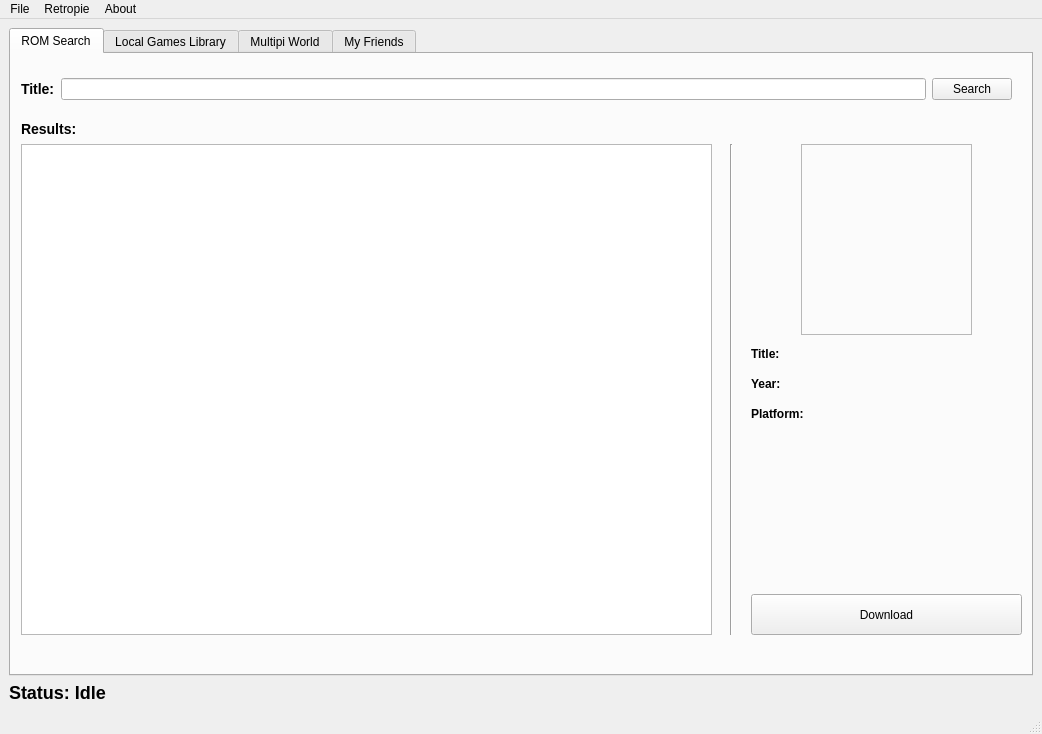
<?xml version="1.0" encoding="UTF-8"?>
<ui version="4.0">
 <class>MainWindow</class>
 <widget class="QMainWindow" name="MainWindow">
  <property name="geometry">
   <rect>
    <x>0</x>
    <y>0</y>
    <width>1042</width>
    <height>734</height>
   </rect>
  </property>
  <property name="windowTitle">
   <string>Romulus</string>
  </property>
  <widget class="QWidget" name="centralwidget">
   <layout class="QGridLayout" name="gridLayout">
    <item row="2" column="0">
     <widget class="QLabel" name="lblStatus">
      <property name="text">
       <string>&lt;h2&gt;Status: Idle&lt;/h2&gt;</string>
      </property>
     </widget>
    </item>
    <item row="0" column="0">
     <widget class="QTabWidget" name="tabWidget">
      <property name="currentIndex">
       <number>0</number>
      </property>
      <widget class="QWidget" name="tab">
       <attribute name="title">
        <string>ROM Search</string>
       </attribute>
       <widget class="QLabel" name="label_3">
        <property name="geometry">
         <rect>
          <x>10</x>
          <y>60</y>
          <width>991</width>
          <height>31</height>
         </rect>
        </property>
        <property name="text">
         <string>&lt;h3&gt;Results:&lt;/h3&gt;</string>
        </property>
       </widget>
       <widget class="QTableWidget" name="tableSearchResults">
        <property name="geometry">
         <rect>
          <x>10</x>
          <y>90</y>
          <width>691</width>
          <height>491</height>
         </rect>
        </property>
       </widget>
       <widget class="Line" name="line">
        <property name="geometry">
         <rect>
          <x>710</x>
          <y>90</y>
          <width>20</width>
          <height>491</height>
         </rect>
        </property>
        <property name="orientation">
         <enum>Qt::Vertical</enum>
        </property>
       </widget>
       <widget class="QFrame" name="frame">
        <property name="geometry">
         <rect>
          <x>790</x>
          <y>90</y>
          <width>171</width>
          <height>191</height>
         </rect>
        </property>
        <property name="frameShape">
         <enum>QFrame::StyledPanel</enum>
        </property>
        <property name="frameShadow">
         <enum>QFrame::Raised</enum>
        </property>
        <widget class="QLabel" name="imgCoverSearch">
         <property name="geometry">
          <rect>
           <x>-1</x>
           <y>-3</y>
           <width>171</width>
           <height>191</height>
          </rect>
         </property>
         <property name="text">
          <string/>
         </property>
        </widget>
       </widget>
       <widget class="QLabel" name="lblSearchDescriptionSelected">
        <property name="geometry">
         <rect>
          <x>740</x>
          <y>400</y>
          <width>261</width>
          <height>121</height>
         </rect>
        </property>
        <property name="text">
         <string/>
        </property>
       </widget>
       <widget class="QPushButton" name="btnDownloadSelected">
        <property name="geometry">
         <rect>
          <x>740</x>
          <y>540</y>
          <width>271</width>
          <height>41</height>
         </rect>
        </property>
        <property name="text">
         <string>Download</string>
        </property>
       </widget>
       <widget class="QWidget" name="layoutWidget">
        <property name="geometry">
         <rect>
          <x>10</x>
          <y>10</y>
          <width>991</width>
          <height>51</height>
         </rect>
        </property>
        <layout class="QHBoxLayout" name="horizontalLayout_5">
         <item>
          <layout class="QHBoxLayout" name="horizontalLayout_3">
           <item>
            <widget class="QLabel" name="label">
             <property name="sizePolicy">
              <sizepolicy hsizetype="Fixed" vsizetype="Preferred">
               <horstretch>0</horstretch>
               <verstretch>0</verstretch>
              </sizepolicy>
             </property>
             <property name="text">
              <string>&lt;h3&gt;Title:&lt;/h3&gt;</string>
             </property>
            </widget>
           </item>
           <item>
            <widget class="QLineEdit" name="editSearchTitle">
             <property name="sizePolicy">
              <sizepolicy hsizetype="Preferred" vsizetype="Fixed">
               <horstretch>0</horstretch>
               <verstretch>0</verstretch>
              </sizepolicy>
             </property>
            </widget>
           </item>
          </layout>
         </item>
         <item>
          <widget class="QPushButton" name="btnSearch">
           <property name="sizePolicy">
            <sizepolicy hsizetype="Fixed" vsizetype="Fixed">
             <horstretch>0</horstretch>
             <verstretch>0</verstretch>
            </sizepolicy>
           </property>
           <property name="text">
            <string>Search</string>
           </property>
           <property name="shortcut">
            <string>Return</string>
           </property>
          </widget>
         </item>
        </layout>
       </widget>
       <widget class="QWidget" name="layoutWidget">
        <property name="geometry">
         <rect>
          <x>740</x>
          <y>290</y>
          <width>271</width>
          <height>20</height>
         </rect>
        </property>
        <layout class="QHBoxLayout" name="horizontalLayout_6">
         <item>
          <widget class="QLabel" name="label_4">
           <property name="sizePolicy">
            <sizepolicy hsizetype="Fixed" vsizetype="Preferred">
             <horstretch>0</horstretch>
             <verstretch>0</verstretch>
            </sizepolicy>
           </property>
           <property name="text">
            <string>&lt;b&gt;Title:&lt;/b&gt;</string>
           </property>
          </widget>
         </item>
         <item>
          <widget class="QLabel" name="lblSearchTitleSelected">
           <property name="text">
            <string/>
           </property>
          </widget>
         </item>
        </layout>
       </widget>
       <widget class="QWidget" name="layoutWidget">
        <property name="geometry">
         <rect>
          <x>740</x>
          <y>320</y>
          <width>271</width>
          <height>20</height>
         </rect>
        </property>
        <layout class="QHBoxLayout" name="horizontalLayout_7">
         <item>
          <widget class="QLabel" name="label_5">
           <property name="sizePolicy">
            <sizepolicy hsizetype="Fixed" vsizetype="Preferred">
             <horstretch>0</horstretch>
             <verstretch>0</verstretch>
            </sizepolicy>
           </property>
           <property name="text">
            <string>&lt;b&gt;Year:&lt;/b&gt;</string>
           </property>
          </widget>
         </item>
         <item>
          <widget class="QLabel" name="lblSearchYearSelected">
           <property name="text">
            <string/>
           </property>
          </widget>
         </item>
        </layout>
       </widget>
       <widget class="QWidget" name="layoutWidget">
        <property name="geometry">
         <rect>
          <x>740</x>
          <y>350</y>
          <width>271</width>
          <height>20</height>
         </rect>
        </property>
        <layout class="QHBoxLayout" name="horizontalLayout_8">
         <item>
          <widget class="QLabel" name="label_6">
           <property name="sizePolicy">
            <sizepolicy hsizetype="Fixed" vsizetype="Preferred">
             <horstretch>0</horstretch>
             <verstretch>0</verstretch>
            </sizepolicy>
           </property>
           <property name="text">
            <string>&lt;b&gt;Platform:&lt;/b&gt;</string>
           </property>
          </widget>
         </item>
         <item>
          <widget class="QLabel" name="lblSearchPlatformSelected">
           <property name="text">
            <string/>
           </property>
          </widget>
         </item>
        </layout>
       </widget>
      </widget>
      <widget class="QWidget" name="tab_2">
       <attribute name="title">
        <string>Local Games Library</string>
       </attribute>
       <widget class="QLabel" name="label_7">
        <property name="geometry">
         <rect>
          <x>20</x>
          <y>10</y>
          <width>291</width>
          <height>51</height>
         </rect>
        </property>
        <property name="text">
         <string>&lt;h2&gt;In your local collection:&lt;/h2&gt;</string>
        </property>
       </widget>
       <widget class="QTableWidget" name="tableLocalCollection">
        <property name="geometry">
         <rect>
          <x>10</x>
          <y>60</y>
          <width>1001</width>
          <height>511</height>
         </rect>
        </property>
       </widget>
       <widget class="QWidget" name="layoutWidget">
        <property name="geometry">
         <rect>
          <x>560</x>
          <y>10</y>
          <width>441</width>
          <height>51</height>
         </rect>
        </property>
        <layout class="QHBoxLayout" name="horizontalLayout">
         <item>
          <widget class="QLabel" name="label_8">
           <property name="sizePolicy">
            <sizepolicy hsizetype="Fixed" vsizetype="Preferred">
             <horstretch>0</horstretch>
             <verstretch>0</verstretch>
            </sizepolicy>
           </property>
           <property name="text">
            <string>&lt;h3&gt;Filter:&lt;/h3&gt;</string>
           </property>
          </widget>
         </item>
         <item>
          <widget class="QComboBox" name="comboLocalFilter"/>
         </item>
        </layout>
       </widget>
      </widget>
      <widget class="QWidget" name="tab_3">
       <attribute name="title">
        <string>Multipi World</string>
       </attribute>
       <widget class="QLabel" name="label_2">
        <property name="geometry">
         <rect>
          <x>10</x>
          <y>10</y>
          <width>171</width>
          <height>41</height>
         </rect>
        </property>
        <property name="text">
         <string>&lt;h2&gt;Current Activity&lt;/h2&gt;</string>
        </property>
       </widget>
       <widget class="QTableWidget" name="tableActivity">
        <property name="geometry">
         <rect>
          <x>10</x>
          <y>50</y>
          <width>1001</width>
          <height>192</height>
         </rect>
        </property>
       </widget>
       <widget class="QLabel" name="label_9">
        <property name="geometry">
         <rect>
          <x>20</x>
          <y>280</y>
          <width>141</width>
          <height>31</height>
         </rect>
        </property>
        <property name="text">
         <string>&lt;h2&gt;Find a player&lt;/h2&gt;</string>
        </property>
       </widget>
       <widget class="QTableWidget" name="tablePlayersLookup">
        <property name="geometry">
         <rect>
          <x>20</x>
          <y>360</y>
          <width>981</width>
          <height>192</height>
         </rect>
        </property>
       </widget>
       <widget class="QWidget" name="">
        <property name="geometry">
         <rect>
          <x>20</x>
          <y>310</y>
          <width>981</width>
          <height>34</height>
         </rect>
        </property>
        <layout class="QHBoxLayout" name="horizontalLayout_2">
         <item>
          <widget class="QLabel" name="label_10">
           <property name="sizePolicy">
            <sizepolicy hsizetype="Fixed" vsizetype="Preferred">
             <horstretch>0</horstretch>
             <verstretch>0</verstretch>
            </sizepolicy>
           </property>
           <property name="text">
            <string>Game:</string>
           </property>
          </widget>
         </item>
         <item>
          <widget class="QLineEdit" name="editFindGame">
           <property name="sizePolicy">
            <sizepolicy hsizetype="Minimum" vsizetype="Maximum">
             <horstretch>0</horstretch>
             <verstretch>0</verstretch>
            </sizepolicy>
           </property>
          </widget>
         </item>
         <item>
          <widget class="QLabel" name="label_11">
           <property name="sizePolicy">
            <sizepolicy hsizetype="Fixed" vsizetype="Preferred">
             <horstretch>0</horstretch>
             <verstretch>0</verstretch>
            </sizepolicy>
           </property>
           <property name="text">
            <string>Platform:</string>
           </property>
          </widget>
         </item>
         <item>
          <widget class="QComboBox" name="comboFindPlatform"/>
         </item>
         <item>
          <widget class="QPushButton" name="btnFindPlayers">
           <property name="sizePolicy">
            <sizepolicy hsizetype="Fixed" vsizetype="Fixed">
             <horstretch>0</horstretch>
             <verstretch>0</verstretch>
            </sizepolicy>
           </property>
           <property name="text">
            <string>Find Now</string>
           </property>
          </widget>
         </item>
        </layout>
       </widget>
      </widget>
      <widget class="QWidget" name="tab_4">
       <attribute name="title">
        <string>My Friends</string>
       </attribute>
       <widget class="QLabel" name="lblFriendsUsername">
        <property name="geometry">
         <rect>
          <x>20</x>
          <y>10</y>
          <width>451</width>
          <height>41</height>
         </rect>
        </property>
        <property name="text">
         <string>&lt;h2&gt;USERNAME&lt;/h2&gt;</string>
        </property>
       </widget>
       <widget class="QFrame" name="frame_2">
        <property name="geometry">
         <rect>
          <x>840</x>
          <y>20</y>
          <width>171</width>
          <height>151</height>
         </rect>
        </property>
        <property name="frameShape">
         <enum>QFrame::StyledPanel</enum>
        </property>
        <property name="frameShadow">
         <enum>QFrame::Raised</enum>
        </property>
        <widget class="QLabel" name="lblPictureUser">
         <property name="geometry">
          <rect>
           <x>-1</x>
           <y>-3</y>
           <width>171</width>
           <height>161</height>
          </rect>
         </property>
         <property name="text">
          <string/>
         </property>
        </widget>
       </widget>
       <widget class="QTableWidget" name="tableFriendsList">
        <property name="geometry">
         <rect>
          <x>10</x>
          <y>200</y>
          <width>561</width>
          <height>361</height>
         </rect>
        </property>
       </widget>
       <widget class="QLabel" name="label_14">
        <property name="geometry">
         <rect>
          <x>20</x>
          <y>160</y>
          <width>121</width>
          <height>31</height>
         </rect>
        </property>
        <property name="text">
         <string>&lt;h2&gt;Friends list&lt;/h2&gt;</string>
        </property>
       </widget>
       <widget class="QWidget" name="">
        <property name="geometry">
         <rect>
          <x>20</x>
          <y>70</y>
          <width>301</width>
          <height>20</height>
         </rect>
        </property>
        <layout class="QHBoxLayout" name="horizontalLayout_4">
         <item>
          <widget class="QLabel" name="label_12">
           <property name="sizePolicy">
            <sizepolicy hsizetype="Fixed" vsizetype="Preferred">
             <horstretch>0</horstretch>
             <verstretch>0</verstretch>
            </sizepolicy>
           </property>
           <property name="text">
            <string>&lt;b&gt;Current points:&lt;/b&gt;</string>
           </property>
          </widget>
         </item>
         <item>
          <widget class="QLabel" name="lblFriendsPoints">
           <property name="text">
            <string>0</string>
           </property>
          </widget>
         </item>
        </layout>
       </widget>
       <widget class="QWidget" name="">
        <property name="geometry">
         <rect>
          <x>20</x>
          <y>100</y>
          <width>301</width>
          <height>20</height>
         </rect>
        </property>
        <layout class="QHBoxLayout" name="horizontalLayout_9">
         <item>
          <widget class="QLabel" name="label_13">
           <property name="sizePolicy">
            <sizepolicy hsizetype="Fixed" vsizetype="Preferred">
             <horstretch>0</horstretch>
             <verstretch>0</verstretch>
            </sizepolicy>
           </property>
           <property name="text">
            <string>&lt;b&gt;Current level:&lt;/b&gt;</string>
           </property>
          </widget>
         </item>
         <item>
          <widget class="QLabel" name="lblFriendsLevel">
           <property name="text">
            <string>0</string>
           </property>
          </widget>
         </item>
        </layout>
       </widget>
      </widget>
     </widget>
    </item>
   </layout>
  </widget>
  <widget class="QMenuBar" name="menubar">
   <property name="geometry">
    <rect>
     <x>0</x>
     <y>0</y>
     <width>1042</width>
     <height>26</height>
    </rect>
   </property>
   <widget class="QMenu" name="menuFile">
    <property name="title">
     <string>File</string>
    </property>
    <addaction name="actionSettings"/>
    <addaction name="separator"/>
    <addaction name="actionQuit"/>
   </widget>
   <widget class="QMenu" name="menuRetropie">
    <property name="title">
     <string>Retropie</string>
    </property>
    <addaction name="actionSync_Library"/>
   </widget>
   <widget class="QMenu" name="menuAbout">
    <property name="title">
     <string>About</string>
    </property>
    <addaction name="actionHelp"/>
    <addaction name="actionAbout_Romulus"/>
   </widget>
   <addaction name="menuFile"/>
   <addaction name="menuRetropie"/>
   <addaction name="menuAbout"/>
  </widget>
  <widget class="QStatusBar" name="statusbar"/>
  <action name="actionSettings">
   <property name="text">
    <string>Settings</string>
   </property>
  </action>
  <action name="actionQuit">
   <property name="text">
    <string>Quit</string>
   </property>
  </action>
  <action name="actionSync_Library">
   <property name="text">
    <string>Pi Control Center</string>
   </property>
  </action>
  <action name="actionHelp">
   <property name="text">
    <string>Help</string>
   </property>
  </action>
  <action name="actionAbout_Romulus">
   <property name="text">
    <string>About Romulus</string>
   </property>
  </action>
 </widget>
 <resources/>
 <connections/>
</ui>
